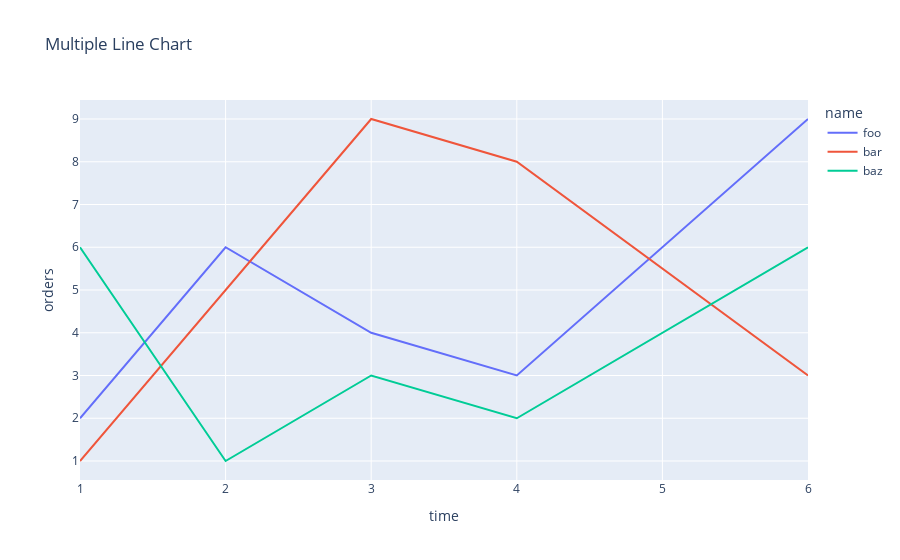
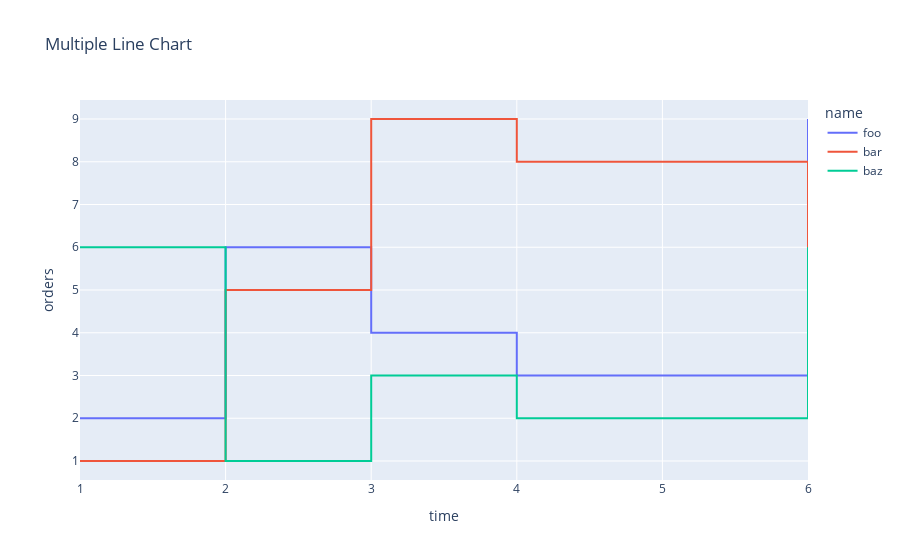

Notebook source saved alongside these figures, in order:
### Code cell
x = [1, 2, 3, 4, 6]
y = [2, 6, 4, 3, 9]
y2 = [1, 5, 9, 8 ,3]
y3 = [6, 1, 3, 2, 6]
x_lines = [x, x, x]
y_lines = [y, y2, y3]
yaxis_names = ['foo', 'bar', 'baz']

fig = mystyle.multi_line_plot(x_lines, y_lines, yaxis_names, "Multiple Line Chart", "time", "orders")
fig.show()
step_fig = mystyle.multi_line_plot(x_lines, y_lines, yaxis_names, "Multiple Line Chart", "time", "orders", True)
step_fig.show()

### Figure 1 — Plotly figure (JSON) as saved in the notebook; plotly's stock layout.template omitted (floating-point values rounded to 4 significant figures)
{"data": [{"hovertemplate": "name=foo<br>time=%{x}<br>orders=%{y}<extra></extra>", "legendgroup": "foo", "line": {"color": "#636efa", "dash": "solid"}, "marker": {"symbol": "circle"}, "mode": "lines", "name": "foo", "orientation": "v", "showlegend": true, "type": "scatter", "x": [1, 2, 3, 4, 6], "xaxis": "x", "y": [2, 6, 4, 3, 9], "yaxis": "y"}, {"hovertemplate": "name=bar<br>time=%{x}<br>orders=%{y}<extra></extra>", "legendgroup": "bar", "line": {"color": "#EF553B", "dash": "solid"}, "marker": {"symbol": "circle"}, "mode": "lines", "name": "bar", "orientation": "v", "showlegend": true, "type": "scatter", "x": [1, 2, 3, 4, 6], "xaxis": "x", "y": [1, 5, 9, 8, 3], "yaxis": "y"}, {"hovertemplate": "name=baz<br>time=%{x}<br>orders=%{y}<extra></extra>", "legendgroup": "baz", "line": {"color": "#00cc96", "dash": "solid"}, "marker": {"symbol": "circle"}, "mode": "lines", "name": "baz", "orientation": "v", "showlegend": true, "type": "scatter", "x": [1, 2, 3, 4, 6], "xaxis": "x", "y": [6, 1, 3, 2, 6], "yaxis": "y"}], "layout": {"legend": {"title": {"text": "name"}, "tracegroupgap": 0}, "title": {"text": "Multiple Line Chart"}, "xaxis": {"anchor": "y", "domain": [0, 1], "title": {"text": "time"}}, "yaxis": {"anchor": "x", "domain": [0, 1], "fixedrange": true, "title": {"text": "orders"}}}}

### Figure 2 — Plotly figure (JSON) as saved in the notebook; plotly's stock layout.template omitted (floating-point values rounded to 4 significant figures)
{"data": [{"hovertemplate": "name=foo<br>time=%{x}<br>orders=%{y}<extra></extra>", "legendgroup": "foo", "line": {"color": "#636efa", "dash": "solid", "shape": "hv"}, "marker": {"symbol": "circle"}, "mode": "lines", "name": "foo", "orientation": "v", "showlegend": true, "type": "scatter", "x": [1, 2, 3, 4, 6], "xaxis": "x", "y": [2, 6, 4, 3, 9], "yaxis": "y"}, {"hovertemplate": "name=bar<br>time=%{x}<br>orders=%{y}<extra></extra>", "legendgroup": "bar", "line": {"color": "#EF553B", "dash": "solid", "shape": "hv"}, "marker": {"symbol": "circle"}, "mode": "lines", "name": "bar", "orientation": "v", "showlegend": true, "type": "scatter", "x": [1, 2, 3, 4, 6], "xaxis": "x", "y": [1, 5, 9, 8, 3], "yaxis": "y"}, {"hovertemplate": "name=baz<br>time=%{x}<br>orders=%{y}<extra></extra>", "legendgroup": "baz", "line": {"color": "#00cc96", "dash": "solid", "shape": "hv"}, "marker": {"symbol": "circle"}, "mode": "lines", "name": "baz", "orientation": "v", "showlegend": true, "type": "scatter", "x": [1, 2, 3, 4, 6], "xaxis": "x", "y": [6, 1, 3, 2, 6], "yaxis": "y"}], "layout": {"legend": {"title": {"text": "name"}, "tracegroupgap": 0}, "title": {"text": "Multiple Line Chart"}, "xaxis": {"anchor": "y", "domain": [0, 1], "title": {"text": "time"}}, "yaxis": {"anchor": "x", "domain": [0, 1], "fixedrange": true, "title": {"text": "orders"}}}}
